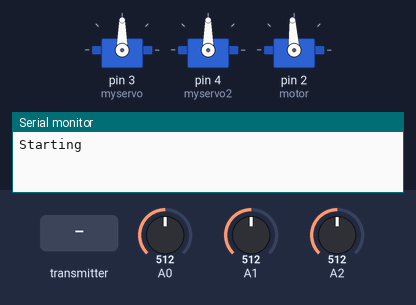
The sketch below on a simulated Arduino Uno, built with avr-gcc and run on an emulated ATmega328P. On the bench: 3 × servo, the last lines printed to the serial monitor. The test bench sets the inputs (shaded band); at power-on: A0 = 512, A1 = 512, A2 = 512. No radio packets arrive unless stated.

Above: at 3.2 s.
3.3 s: the transmitter starts sending throttle = 0
At 4.3 s:
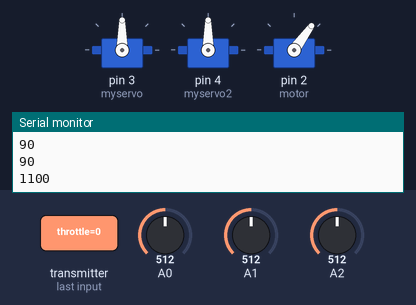
4.8 s: the transmitter starts sending throttle = 128
At 5.5 s:
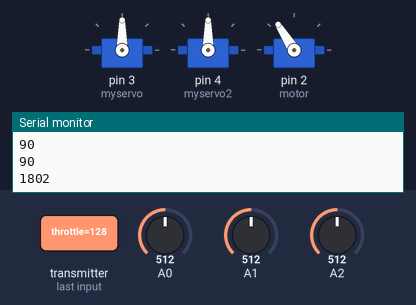
6.3 s: the transmitter starts sending throttle = 255
At 6.6 s:
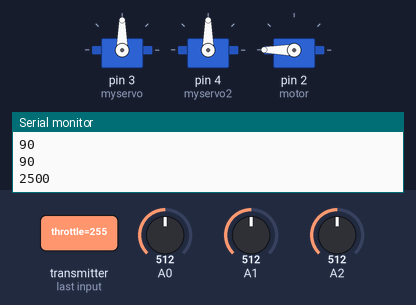
Timing chart, 0 to 9.3 s (numbered marks = the images above; inputs shaded):
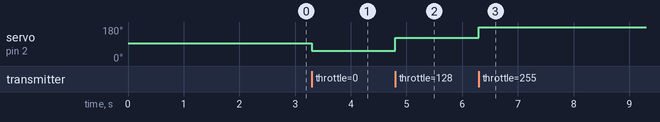

The sketch:

receiver.ino
```cpp
#include <SPI.h>
#include "nRF24L01.h"
#include "RF24.h"
#include <Servo.h>

Servo myservo;
Servo myservo2;
Servo motor;

struct MyData
{
  uint8_t throttle;
  signed char aileron;
  signed char elevator;
  signed char ruder;
};
MyData Data;

signed char b[2];
RF24 radio(7,8);
byte addresses[][6] = {"1Node","2Node"};
int bat_stat[1] = {000};

int recvData()
{
  if ( radio.available() )
  {
    Serial.println("received");
    radio.read(&Data, sizeof(MyData));
    return 1;
    }
    return 0;
}

void setup(void)
{
 Serial.begin(115200);
 Serial.println("Starting");
 radio.begin();
 radio.setDataRate(RF24_250KBPS);
 //radio.openReadingPipe(1,pipe);
 radio.openReadingPipe(1,0xE8E8F0F0E1LL);
 radio.enableAckPayload();
 radio.startListening();

 myservo.attach(3, 500, 2500);
 myservo2.attach(4, 500, 2500);
 motor.attach(2);
 motor.writeMicroseconds(1500);
 delay(2000);
}

void loop(void)
{
  double value1 = analogRead(A0);
  double voltage1 = value1 * 4.84/1024;
  double value2 = analogRead(A1);
  double voltage2 = value2 * 4.84 * 2 /1024 ;
  double value3 = analogRead(A2);
  double voltage3 = (value3 * 4.84) * 11 / 1024;
  /*Serial.print("Voltage 1: ");
  Serial.println(voltage1);
  Serial.print("Voltage 2: ");
  Serial.println(voltage2);
  Serial.print("Voltage 3: ");
  Serial.println(voltage3+0.1);
  Serial.println(" ");*/
  /*if(voltage1 <= 3.73 && voltage2 <= 7.45 && voltage3 <= 11.18)
  {
    bat_stat[0] = 111;
    radio.writeAckPayload(1, bat_stat, 1);
    Serial.println("LOW BATTERY");
    Serial.println(voltage1);
    Serial.println(voltage2);
    Serial.println(voltage3);
  }
  else
  {
    bat_stat[0] = 000;
    radio.writeAckPayload(1, bat_stat, 1);
  }*/
  if (recvData())
  {
    int s1 = map(Data.elevator, -128, 128, 0, 180);
    int s2 = map(Data.ruder, -128, 128, 0, 180);
    int p = map(Data.throttle, 0, 255, 1100, 2500);
    myservo.write(s1);
    myservo2.write(s2);
    motor.write(p);
    Serial.println(s1);
    Serial.println(s2);
    Serial.println(p);
  }
}
```

Measured:
- after the input at 3.3 s, servo on pin 2 (motor): 93° → 54° at once
- after the input at 4.8 s, servo on pin 2 (motor): 54° → 122° at once
- after the input at 6.3 s, servo on pin 2 (motor): 122° → 180° at once
